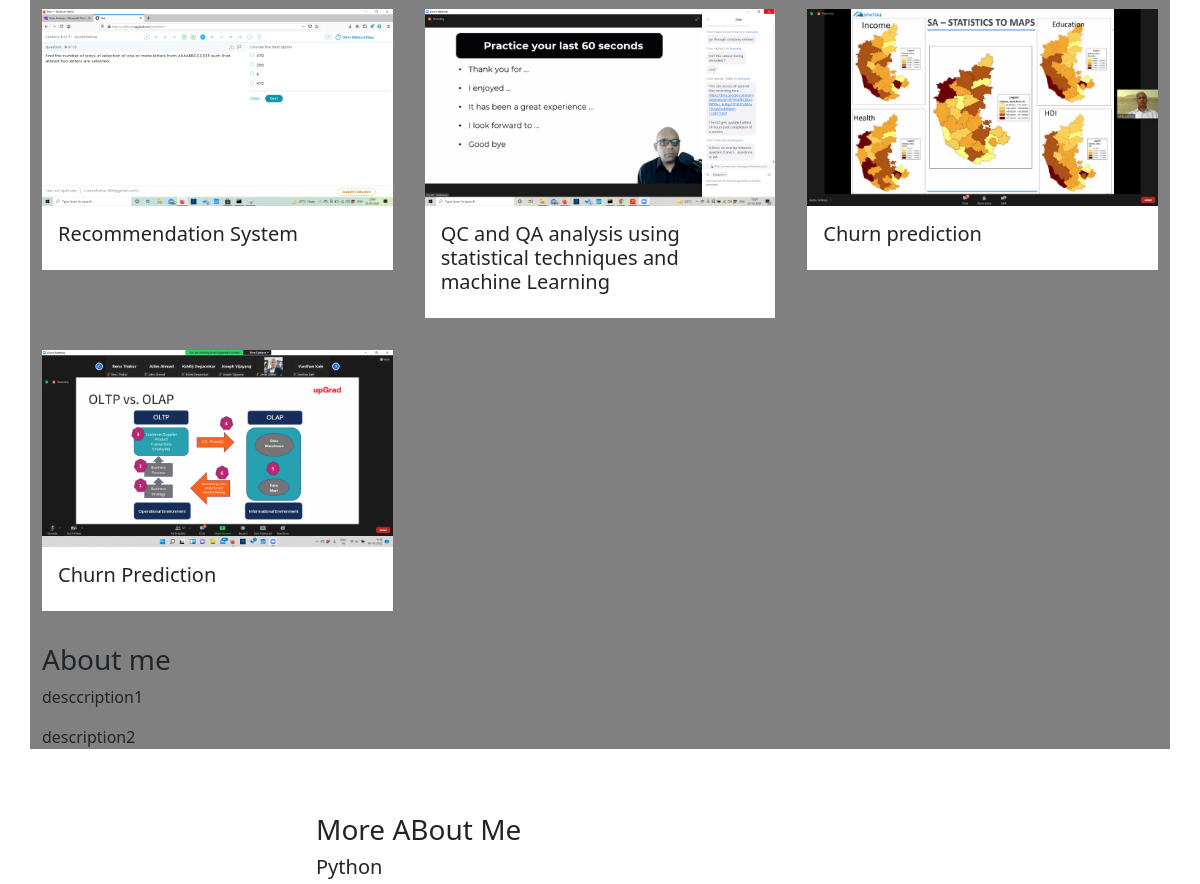
/ (middle part), run on an earlier commit of the app's database.
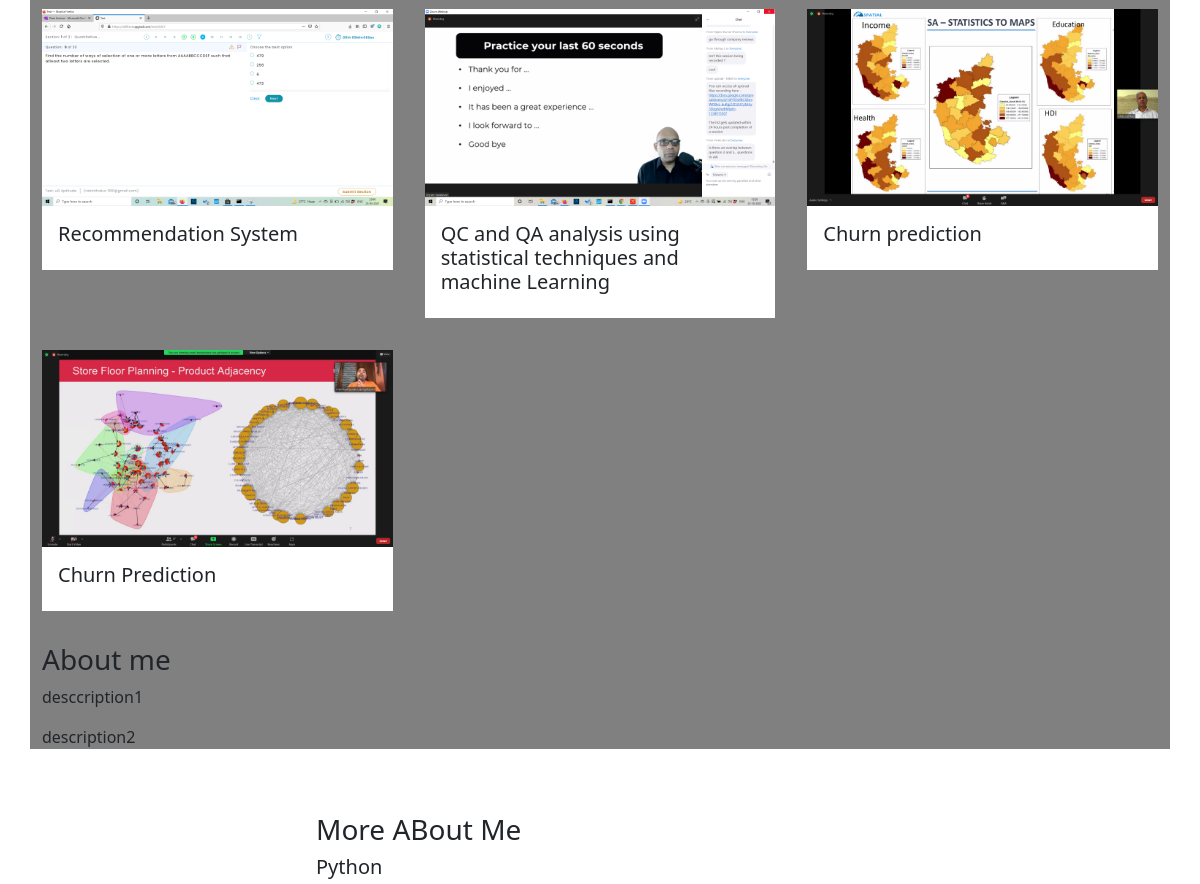
And on a later commit of the database.
### base/models.py (models this page shows, shortened)
class project(models.Model):
    title = models.CharField(max_length=200)
    thumbnail = models.ImageField(null = True, blank  = True)
    body = RichTextUploadingField()
    slug = models.SlugField(null = True, blank = True)
    created = models.DateTimeField(auto_now_add= True)
    id = models.UUIDField(default = uuid.uuid4,
                          unique = True,
                          primary_key  = True,
                          editable = False)

### base/views.py (the view)
# urls.py: path('', views.homepage, name= "home"),
def homepage(request):
    proj = project.objects.all()
    deatiledskills = skill.objects.exclude(body='')
    skills = skill.objects.filter(body = '')
    form = MessageForm()
    if request.method =="POST":
        form = MessageForm(request.POST)
        if form.is_valid():
            form.save()
            messages.success(request, 'You message was successfully sent.')
    context = {'proj':proj,
                'detailedskills' : deatiledskills,
                'skills' : skills ,
                'form' : form
               }
    return render(request,'base/home.html',context )

### base/templates/base/home.html (shortened to what this page needs)
{% extends 'base/main.html' %}
{% load static %}
{% block  content %}
        <section class ='container section-2'>
            <div class = "project-rows">
                {% for project in proj %}
                <div class = "project-columns">
                    <a href = "{% url 'project' project.id %}">
                    <img class  = "project-thumbnail" src ="{{project.thumbnail.url}}">
                    </a>
                    <div class = "project-body">
                        <h5>{{project.title}}</h5>
                    </div>
                </div>
                {%empty%}
                <h3> There are no projects in the database</h3>
                {% endfor %}
            </div>
            <div class="about-wrapper">
                <h3> About me</h3>
                <p> desccription1</p>
                <p> description2</p>
            </div>
        </section>
        <section class = "skills-section">
            <div class ="skills-container">
                <h3> More ABout Me</h3>
                {% for detailedskill in detailedskills%}
                <div class = "skills-row">
                    <h5>{{detailedskill.title}}</h5>
                </div>
                {%endfor%}
            </div>
        </section>
{% endblock %}

What changed in the data, as far as the page shows it:
changed project "Churn Prediction": thumbnail: a different picture
